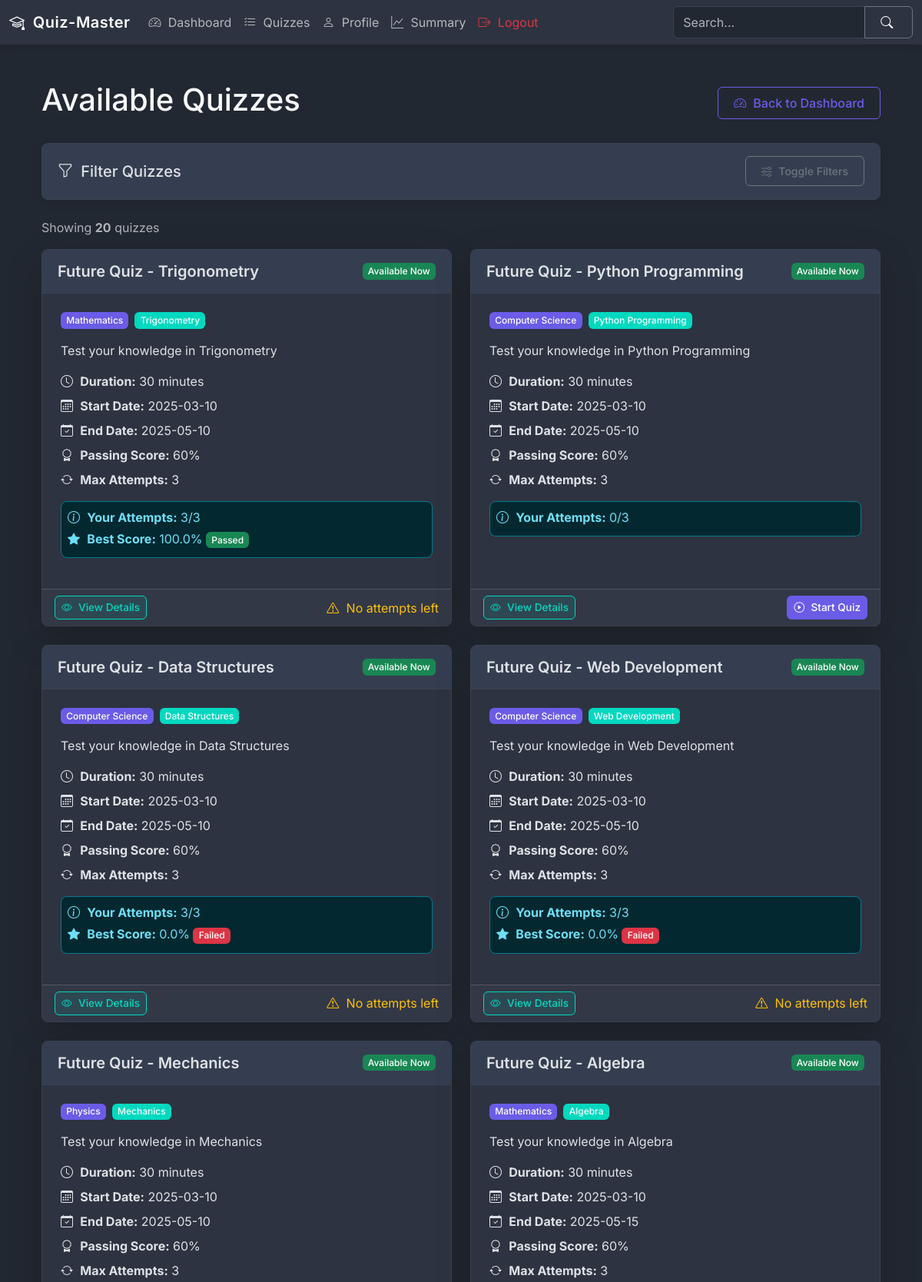
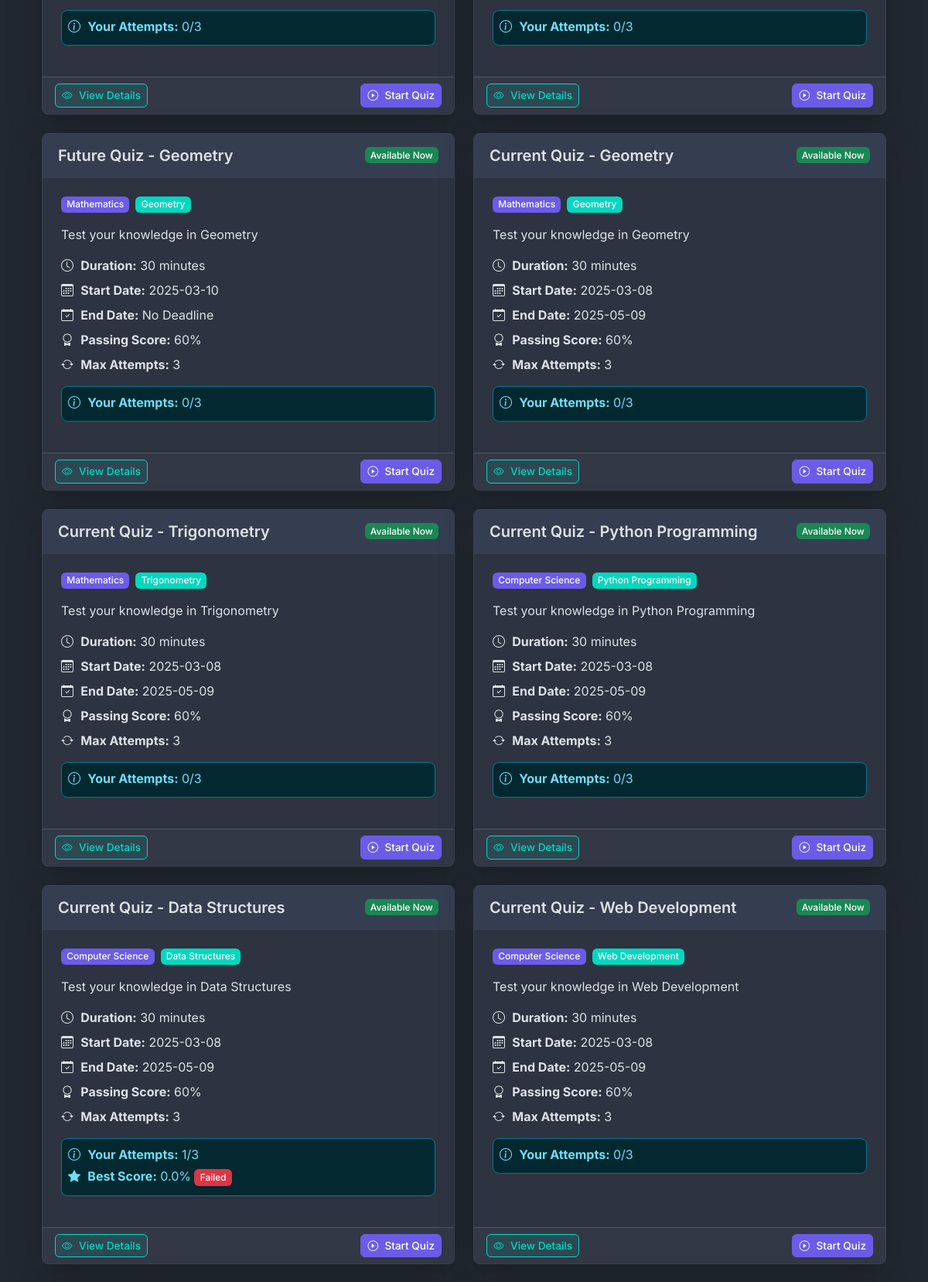
Page /quizzes (signed in, upper part) on the committed database (2 pictures, top to bottom).
### models.py (models this page shows)
class Quiz(db.Model):
    id = db.Column(db.Integer, primary_key=True)
    name = db.Column(db.String(100), nullable=False)
    description = db.Column(db.Text)
    start_date = db.Column(db.DateTime(timezone=True), nullable=False)  # Explicitly set timezone=True
    end_date = db.Column(db.DateTime(timezone=True))  # Explicitly set timezone=True
    time_duration = db.Column(db.Integer, nullable=False)  # in minutes
    passing_score = db.Column(db.Integer, nullable=False)
    max_attempts = db.Column(db.Integer, default=3)
    chapter_id = db.Column(db.Integer, db.ForeignKey('chapter.id'), nullable=False)
    is_active = db.Column(db.Boolean, default=False)
    created_at = db.Column(db.DateTime(timezone=True), default=datetime.now(timezone.utc))
    updated_at = db.Column(db.DateTime(timezone=True), onupdate=datetime.now(timezone.utc))
    questions = db.relationship('Question', backref='quiz', lazy=True)
    attempts = db.relationship('QuizAttempt', backref='quiz', lazy=True)
    scores = db.relationship('Score', backref='quiz', lazy=True)

class Subject(db.Model):
    id = db.Column(db.Integer, primary_key=True)
    name = db.Column(db.String(50), unique=True, nullable=False, index=True)
    description = db.Column(db.Text)
    created_at = db.Column(db.DateTime, default=datetime.now(timezone.utc))
    updated_at = db.Column(db.DateTime, default=datetime.now(timezone.utc), onupdate=datetime.now(timezone.utc))
    chapters = db.relationship('Chapter', backref='subject', lazy=True)

class Chapter(db.Model):
    id = db.Column(db.Integer, primary_key=True)
    name = db.Column(db.String(50), nullable=False)
    description = db.Column(db.Text)
    subject_id = db.Column(db.Integer, db.ForeignKey('subject.id'), nullable=False, index=True)
    created_at = db.Column(db.DateTime, default=datetime.now(timezone.utc))
    updated_at = db.Column(db.DateTime, default=datetime.now(timezone.utc), onupdate=datetime.now(timezone.utc))
    quizzes = db.relationship('Quiz', backref='chapter', lazy=True)

### routes/user_routes.py (the view, shortened to what this page needs)
@app.route('/quizzes')
@login_required
def user_quizzes():
    subject_id = request.args.get('subject_id')
    chapter_id = request.args.get('chapter_id')
    date_filter = request.args.get('date')
    duration_filter = request.args.get('duration')
    sort_by = request.args.get('sort_by', 'date_desc')
    now = datetime.now(timezone.utc)
    query = Quiz.query.filter(Quiz.is_active == True)
    if subject_id and subject_id != '':
        try:
            subject_id = int(subject_id)
            chapters = Chapter.query.filter_by(subject_id=subject_id).all()
            chapter_ids = [chapter.id for chapter in chapters]
            if chapter_ids:  # Only apply filter if there are chapters
                query = query.filter(Quiz.chapter_id.in_(chapter_ids))
                selected_subject = Subject.query.get(subject_id)
                app.logger.info(f"Filtering by subject_id {subject_id}, chapter_ids: {chapter_ids}")
            else:
                selected_subject = Subject.query.get(subject_id)
                quizzes = []
                return render_template('user/user_quiz_list.html',
                                    quizzes=[],
                                    subjects=Subject.query.all(),
                                    chapters=[],
                                    selected_subject=selected_subject,
                                    selected_chapter=None,
                                    datetime=datetime,
                                    timezone=timezone,
                                    now=now)
        except (ValueError, TypeError):
            app.logger.warning(f"Invalid subject_id: {subject_id}")
            selected_subject = None
    else:
        selected_subject = None
    if chapter_id and chapter_id != '':
        try:
            chapter_id = int(chapter_id)
            chapter = Chapter.query.get(chapter_id)
            if chapter:
                query = query.filter(Quiz.chapter_id == chapter_id)
                selected_chapter = chapter
                app.logger.info(f"Filtering by chapter_id {chapter_id}")
                if Quiz.query.filter_by(chapter_id=chapter_id).count() == 0:
                    selected_subject = Subject.query.get(chapter.subject_id) if chapter else None
                    subjects = Subject.query.all()
                    chapters = Chapter.query.filter_by(subject_id=selected_subject.id).all() if selected_subject else []
                    return render_template('user/user_quiz_list.html',
                                        quizzes=[],
                                        subjects=subjects,
                                        chapters=chapters,
                                        selected_subject=selected_subject,
                                        selected_chapter=selected_chapter,
                                        datetime=datetime,
                                        timezone=timezone,
                                        now=now)
            else:
                selected_chapter = None
        except (ValueError, TypeError):
            app.logger.warning(f"Invalid chapter_id: {chapter_id}")
            selected_chapter = None
    else:
        selected_chapter = None
    if sort_by == 'date_desc':
        query = query.order_by(Quiz.start_date.desc())
    elif sort_by == 'date_asc':
        query = query.order_by(Quiz.start_date.asc())
    elif sort_by == 'name_asc':
        query = query.order_by(Quiz.name.asc())
    elif sort_by == 'name_desc':
        query = query.order_by(Quiz.name.desc())
    elif sort_by == 'duration_asc':
        query = query.order_by(Quiz.time_duration.asc())
    elif sort_by == 'duration_desc':
        query = query.order_by(Quiz.time_duration.desc())
    quizzes = query.all()
    app.logger.info(f"Query returned {len(quizzes)} quizzes")
    for quiz in quizzes:
        if quiz.start_date and quiz.start_date.tzinfo is None:
            db.session.query(Quiz).filter_by(id=quiz.id).update({
                'start_date': quiz.start_date.replace(tzinfo=timezone.utc)
            })
        if quiz.end_date and quiz.end_date.tzinfo is None:
            db.session.query(Quiz).filter_by(id=quiz.id).update({
                'end_date': quiz.end_date.replace(tzinfo=timezone.utc)
            })
    if quizzes and (any(quiz.start_date.tzinfo is None for quiz in quizzes if quiz.start_date) or
       any(quiz.end_date.tzinfo is None for quiz in quizzes if quiz.end_date)):
        db.session.commit()
        quizzes = query.all()  # Refresh the quiz objects
    subjects = Subject.query.all()
    if selected_subject:
        chapters = Chapter.query.filter_by(subject_id=selected_subject.id).all()
    else:
        chapters = []
    user_id = session.get('user_id')
    user_attempts = {}
    for quiz in quizzes:
        attempts = QuizAttempt.query.filter_by(user_id=user_id, quiz_id=quiz.id).count()
        best_score = db.session.query(db.func.max(Score.total_scored))\
                    .filter_by(user_id=user_id, quiz_id=quiz.id).scalar()
        user_attempts[quiz.id] = {
            'count': attempts,
            'best_score': best_score
        }
    return render_template('user/user_quiz_list.html',
                         quizzes=quizzes,
                         subjects=subjects,
                         chapters=chapters,
                         selected_subject=selected_subject,
                         selected_chapter=selected_chapter,
                         datetime=datetime,
                         timezone=timezone,
                         user_attempts=user_attempts,
                         now=now)

### templates/user/user_quiz_list.html (shortened to what this page needs)
{% extends "base.html" %}
{% block content %}
<div class="container py-4">
    <div class="d-flex justify-content-between align-items-center mb-4">
        <h1>Available Quizzes</h1>
        <a href="{{ url_for('dashboard') }}" class="btn btn-outline-primary">
            <i class="bi bi-speedometer2"></i> Back to Dashboard
        </a>
    </div>
    <div class="card mb-4">
        <div class="card-header">
            <div class="d-flex justify-content-between align-items-center">
                <h5 class="mb-0"><i class="bi bi-funnel"></i> Filter Quizzes</h5>
                <button class="btn btn-sm btn-outline-secondary" type="button" data-bs-toggle="collapse"
                        data-bs-target="#filterCollapse" aria-expanded="false" aria-controls="filterCollapse">
                    <i class="bi bi-sliders"></i> Toggle Filters
                </button>
            </div>
        </div>
    </div>
    <div class="d-flex justify-content-between align-items-center mb-3">
        <p class="text-muted mb-0">Showing <span class="fw-bold">{{ quizzes|length }}</span> quizzes</p>
    </div>
    <div class="row g-4">
        {% for quiz in quizzes %}
        <div class="col-md-6">
            <div class="card h-100 shadow-lg">
                <div class="card-header d-flex justify-content-between align-items-center">
                    <h3 class="card-title mb-0 fs-5">{{ quiz.name }}</h3>
                    {% if now >= quiz.start_date %}
                        {% if quiz.end_date and now > quiz.end_date %}
                            <span class="badge bg-danger">Expired</span>
                        {% else %}
                            <span class="badge bg-success">Available Now</span>
                        {% endif %}
                    {% else %}
                        <span class="badge bg-warning text-dark">Coming soon</span>
                    {% endif %}
                </div>
                <div class="card-body">
                    <div class="d-flex align-items-center mb-3">
                        {% if quiz.chapter and quiz.chapter.subject %}
                        <span class="badge me-2" style="background-color: var(--primary-color);">
                            {{ quiz.chapter.subject.name }}
                        </span>
                        <span class="badge" style="background-color: var(--secondary-color);">
                            {{ quiz.chapter.name }}
                        </span>
                        {% elif quiz.chapter %}
                        <span class="badge" style="background-color: var(--secondary-color);">
                            {{ quiz.chapter.name }}
                        </span>
                        {% else %}
                        <span class="badge bg-danger">No Chapter Assigned</span>
                        {% endif %}
                    </div>
                    <p>{{ quiz.description }}</p>
                    <div class="mb-3">
                        <p class="mb-2">
                            <i class="bi bi-clock"></i>
                            <strong>Duration:</strong> {{ quiz.time_duration }} minutes
                        </p>
                        <p class="mb-2">
                            <i class="bi bi-calendar3"></i>
                            <strong>Start Date:</strong> {{ quiz.start_date.strftime('%Y-%m-%d') }}
                        </p>
                        <p class="mb-2">
                            <i class="bi bi-calendar-check"></i>
                            <strong>End Date:</strong> {{ quiz.end_date.strftime('%Y-%m-%d') if quiz.end_date else 'No Deadline' }}
                        </p>
                        <p class="mb-2">
                            <i class="bi bi-award"></i>
                            <strong>Passing Score:</strong> {{ quiz.passing_score }}%
                        </p>
                        <p class="mb-2">
                            <i class="bi bi-arrow-repeat"></i>
                            <strong>Max Attempts:</strong> {{ quiz.max_attempts }}
                        </p>
                        {% if quiz.id in user_attempts %}
                            {% set attempt_info = user_attempts[quiz.id] %}
                            <div class="alert alert-info p-2 mt-3 mb-0">
                                <p class="mb-1">
                                    <i class="bi bi-info-circle"></i>
                                    <strong>Your Attempts:</strong> {{ attempt_info.count }}/{{ quiz.max_attempts }}
                                </p>
                                {% if attempt_info.best_score is not none %}
                                <p class="mb-1">
                                    <i class="bi bi-star-fill"></i>
                                    <strong>Best Score:</strong> {{ "%.1f"|format(attempt_info.best_score) }}%
                                    {% if attempt_info.best_score >= quiz.passing_score %}
                                        <span class="badge bg-success">Passed</span>
                                    {% else %}
                                        <span class="badge bg-danger">Failed</span>
                                    {% endif %}
                                </p>
                                {% endif %}
                            </div>
                        {% endif %}
                    </div>
                </div>
                <div class="card-footer d-flex justify-content-between align-items-center">
                    <a href="{{ url_for('view_quiz', quiz_id=quiz.id) }}" class="btn btn-sm action-btn action-btn-add">
                        <i class="bi bi-eye"></i> View Details
                    </a>
                    {% if now >= quiz.start_date %}
                        {% if quiz.end_date and now > quiz.end_date %}
                            <span class="text-danger"><i class="bi bi-exclamation-circle"></i> Expired</span>
                        {% else %}
                            {% set user_attempt_count = user_attempts[quiz.id].count if quiz.id in user_attempts else 0 %}
                            {% if user_attempt_count < quiz.max_attempts %}
                                <form method="POST" action="{{ url_for('start_quiz', quiz_id=quiz.id) }}">
                                    <button type="submit" class="btn btn-primary action-btn">
                                        <i class="bi bi-play-circle"></i> Start Quiz
                                    </button>
                                </form>
                            {% else %}
                                <span class="text-warning"><i class="bi bi-exclamation-triangle"></i> No attempts left</span>
                            {% endif %}
                        {% endif %}
                    {% else %}
                        <span class="text-warning"><i class="bi bi-clock"></i> Starts on {{ quiz.start_date.strftime('%d %b, %Y') }}</span>
                    {% endif %}
                </div>
            </div>
        </div>
        {% endfor %}
    </div>
</div>
{% endblock %}

### rows in the picture
Quiz: name "Future Quiz - Trigonometry", shows "Available Now", chapter.subject.name "Mathematics", chapter.name "Trigonometry", description "Test your knowledge in Trigonometry", time_duration "30", start_date "2025-03-10", end_date "2025-05-10", passing_score "60", max_attempts "3", count "3", best_score "100.0", shows "Passed", shows "No attempts left"
Quiz: name "Future Quiz - Python Programming", shows "Available Now", chapter.subject.name "Computer Science", chapter.name "Python Programming", description "Test your knowledge in Python Programming", time_duration "30", start_date "2025-03-10", end_date "2025-05-10", passing_score "60", max_attempts "3", count "0"
Quiz: name "Future Quiz - Data Structures", shows "Available Now", chapter.subject.name "Computer Science", chapter.name "Data Structures", description "Test your knowledge in Data Structures", time_duration "30", start_date "2025-03-10", end_date "2025-05-10", passing_score "60", max_attempts "3", count "3", best_score "0.0", shows "Failed", shows "No attempts left"
Quiz: name "Future Quiz - Web Development", shows "Available Now", chapter.subject.name "Computer Science", chapter.name "Web Development", description "Test your knowledge in Web Development", time_duration "30", start_date "2025-03-10", end_date "2025-05-10", passing_score "60", max_attempts "3", count "3", best_score "0.0", shows "Failed", shows "No attempts left"
Quiz: name "Future Quiz - Mechanics", shows "Available Now", chapter.subject.name "Physics", chapter.name "Mechanics", description "Test your knowledge in Mechanics", time_duration "30", start_date "2025-03-10", end_date "2025-05-10", passing_score "60", max_attempts "3", count "0"
Quiz: name "Future Quiz - Algebra", shows "Available Now", chapter.subject.name "Mathematics", chapter.name "Algebra", description "Test your knowledge in Algebra", time_duration "30", start_date "2025-03-10", end_date "2025-05-15", passing_score "60", max_attempts "3", count "0"
Quiz: name "Future Quiz - Geometry", shows "Available Now", chapter.subject.name "Mathematics", chapter.name "Geometry", description "Test your knowledge in Geometry", time_duration "30", start_date "2025-03-10", end_date "No Deadline", passing_score "60", max_attempts "3", count "0"
Quiz: name "Current Quiz - Geometry", shows "Available Now", chapter.subject.name "Mathematics", chapter.name "Geometry", description "Test your knowledge in Geometry", time_duration "30", start_date "2025-03-08", end_date "2025-05-09", passing_score "60", max_attempts "3", count "0"
Quiz: name "Current Quiz - Trigonometry", shows "Available Now", chapter.subject.name "Mathematics", chapter.name "Trigonometry", description "Test your knowledge in Trigonometry", time_duration "30", start_date "2025-03-08", end_date "2025-05-09", passing_score "60", max_attempts "3", count "0"
Quiz: name "Current Quiz - Python Programming", shows "Available Now", chapter.subject.name "Computer Science", chapter.name "Python Programming", description "Test your knowledge in Python Programming", time_duration "30", start_date "2025-03-08", end_date "2025-05-09", passing_score "60", max_attempts "3", count "0"
Quiz: name "Current Quiz - Data Structures", shows "Available Now", chapter.subject.name "Computer Science", chapter.name "Data Structures", description "Test your knowledge in Data Structures", time_duration "30", start_date "2025-03-08", end_date "2025-05-09", passing_score "60", max_attempts "3", count "1", best_score "0.0", shows "Failed"
Quiz: name "Current Quiz - Web Development", shows "Available Now", chapter.subject.name "Computer Science", chapter.name "Web Development", description "Test your knowledge in Web Development", time_duration "30", start_date "2025-03-08", end_date "2025-05-09", passing_score "60", max_attempts "3", count "0"

### other values in the picture
{{ quizzes|length }} "20"
